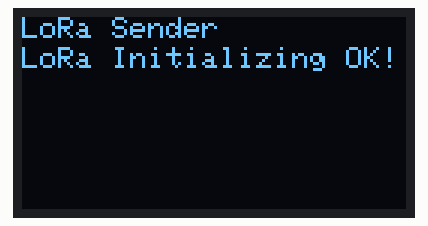
Simulated run of this sketch. Board: ESP32. On the bench: 128×64 one-colour display. No radio packets arrive unless stated; what the sketch prints to the serial monitor is not drawn.

Above: at 0.2 s.
At 2.2 s:
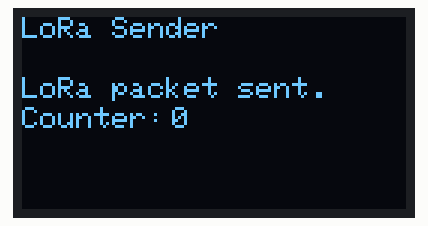
At 12.3 s:
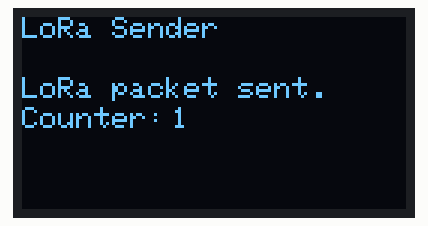

The sketch:

TransmitterFile.ino
```cpp
// OLED libraries
#include <Wire.h>
#include <Adafruit_GFX.h>
#include <Adafruit_SSD1306.h>
#include <SPI.h>
#include <LoRa.h>

// OLED display size
#define SCREEN_WIDTH 128
#define SCREEN_HEIGHT 64

// Define LoRa pins
#define MOSI 27
#define SCLK 5
#define CS 18
#define DIO0 26
#define RST 23
#define MISO 19

// Define OLED pins
#define SDA 21
#define SCL 22
#define OLED_RST -1

// Define 915MHz band
#define BAND 915E6

// Packet counter
int counter = 0;

// Initialize the OLED display
Adafruit_SSD1306 display(SCREEN_WIDTH, SCREEN_HEIGHT, &Wire, OLED_RST);

void setup() {
  Serial.begin(115200);

  // Initialize OLED display
  if (!display.begin(SSD1306_SWITCHCAPVCC, 0x3C)) { // Correct function call
    Serial.println(F("SSD1306 allocation failed"));
    for (;;); // Halt execution
  }
  display.clearDisplay();
  display.setTextColor(WHITE); // Correct function name
  display.setTextSize(1);
  display.setCursor(0, 0);
  display.println("LoRa Sender");
  display.display();

  Serial.println("LoRa Sender Test");

  // Initialize SPI and LoRa
  SPI.begin(SCLK, MISO, MOSI, CS); // SPI pins
  LoRa.setPins(CS, RST, DIO0);     // LoRa pins

  if (!LoRa.begin(BAND)) {
    Serial.println("Starting LoRa failed.");
    while (1); // Halt execution if LoRa initialization fails
  }

  Serial.println("LoRa Initializing OK!");
  display.setCursor(0, 10);
  display.println("LoRa Initializing OK!");
  display.display();
  delay(2000);
}

void loop() {
  Serial.print("Sending packet: ");
  Serial.println(counter); // Correct function name

  // LoRa packet sending
  LoRa.beginPacket();
  LoRa.print("Rocco ");
  LoRa.print(counter);
  LoRa.endPacket();

  // Update OLED display
  display.clearDisplay();
  display.setCursor(0, 0);
  display.println("LoRa Sender");
  display.setCursor(0, 20);
  display.println("LoRa packet sent.");
  display.setCursor(0, 30);
  display.print("Counter:");
  display.setCursor(50, 30);
  display.print(counter);
  display.display();

  counter++;
  delay(10000);
}
```

Measured:
- what the display in image 0 shows lasts 2.1 s, from 0.1 s to 2.2 s
- what the display in image 1 shows lasts 10.1 s, from 2.2 s to 12.3 s
